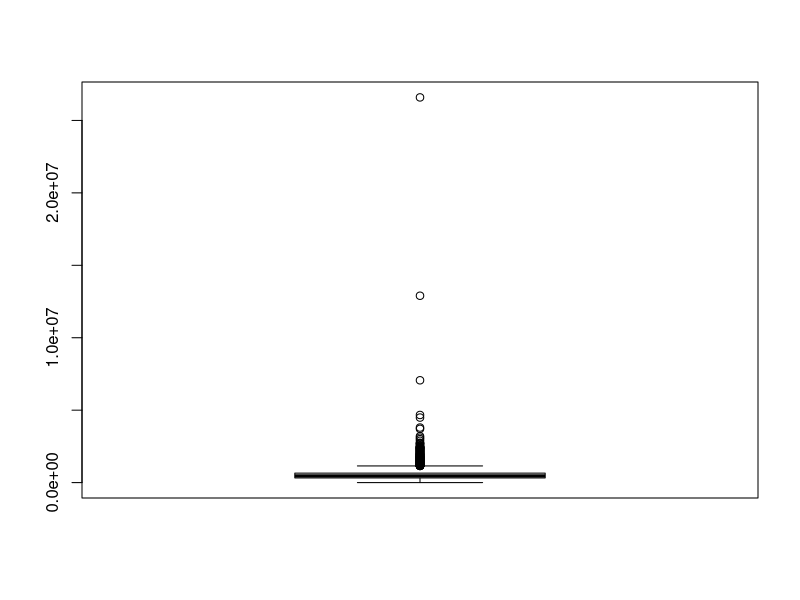
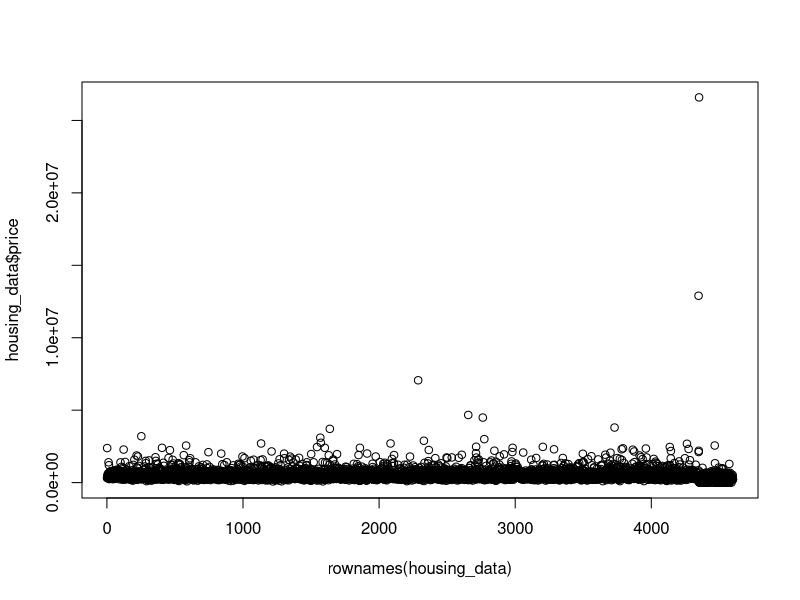
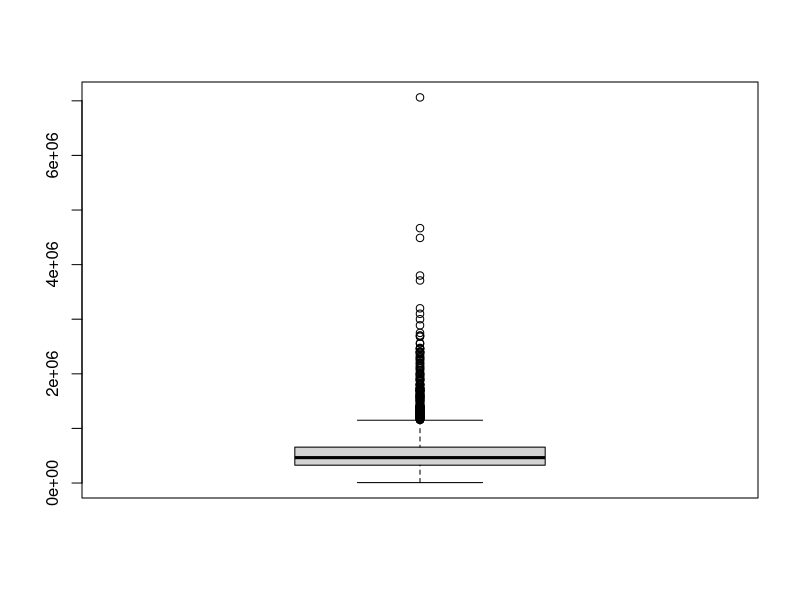
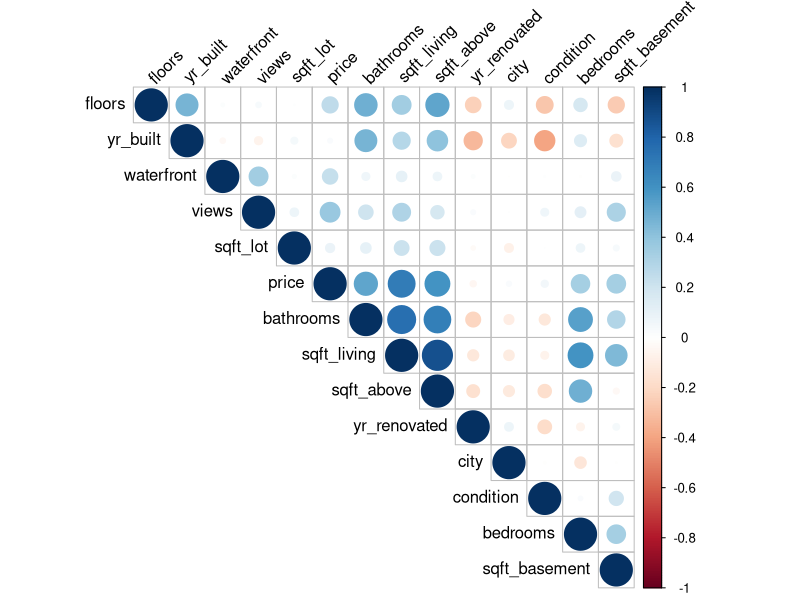
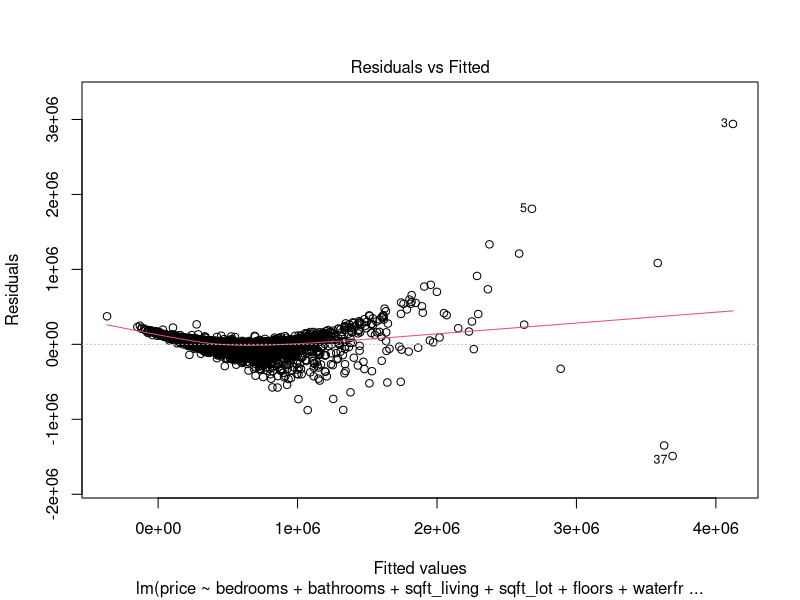
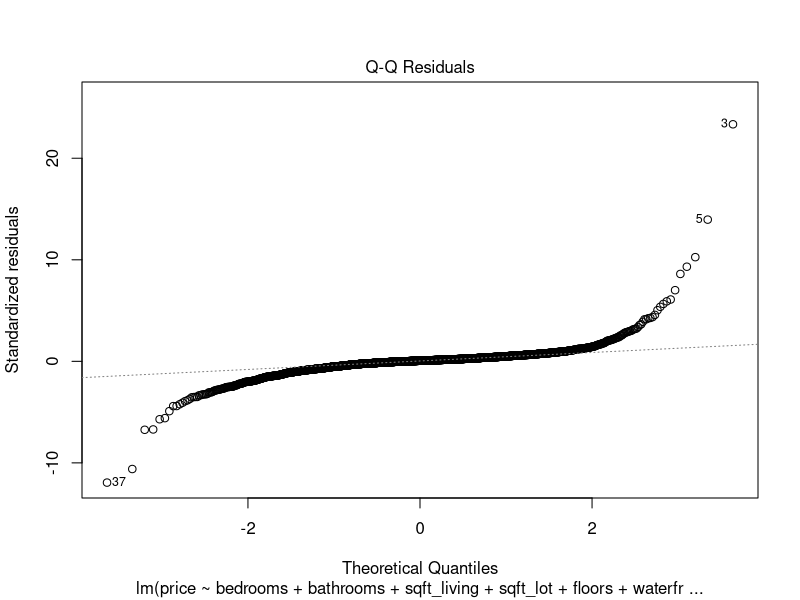
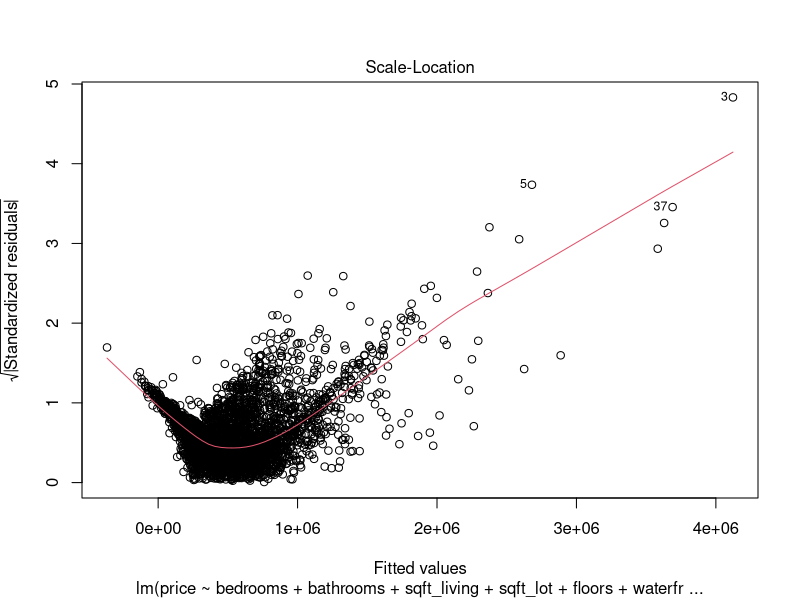
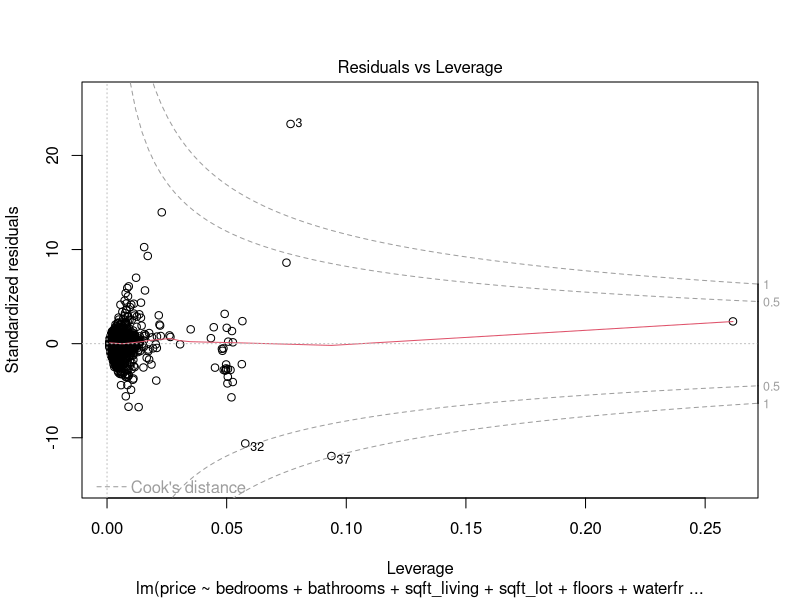

R code for these plots, in order:
#---
#Code for predicting housing prices
#Written by Lovisa Stenström 221101
#---
  
### INSTALL PACKAGES ###
install.packages("dplyr")
install.packages("corrplot")
install.packages("tidyverse")

### LOAD LIBRARIES###
library(dplyr)
library(corrplot)
library(tidyverse)

### READ IN DATA ###
housing_data <- read.csv(file = "housing-data.csv",
                         stringsAsFactors = TRUE)

#Show subset of data
head(housing_data)

### DATA EXPLORATION ###
#First, let's have a quick look at the summary statistics of the dataset.
summary(housing_data)

#We can for example see that some houses have been sold for 0$, we will remove those later.
#We also want to check NA values. 
anyNA(housing_data)

#There is no present in the data.

#We also want to check outliers. 
boxplot(housing_data$price)

#There are some prices here that stand out from the rest, we will probably remove at least the top two later,
#since these might confound the fitted regression line.
#Then, since we will predict housing prices, we want to make sure that there's no remarkable change of price over time in the dataset.
plot(rownames(housing_data),housing_data$price)

#This plot shows that it's not. It is only sold houses during a two month period here, so that makes sense.

### First feature selection ###
#After we quickly checked the quality of our data, we will start looking more closely into the variables.
#We can directly see that one variable isn't neccesary: Country. All houses are sold in the US. Therefore we can remove that feature. 
#Since we also just concluded that time is not affecting the price for this dataset, we will exclude that as well.

#There are also three other features that describe the geographic position of the house in three different ways: street, city and statezip.
#For now, we will proceed only with the city feature, as it is more detailed than state zip code, but less detailed than street.
transformed_data <- select(housing_data, -c(date, country, street, statezip))


### DATA CLEAN-UP ###
#Now when we have the features we will start building our regression from, we need to transform the categorical variables into numerical.
transformed_data$city <- as.numeric(transformed_data$city)
length(unique(transformed_data$city))

#City now ranges from 1-44, which means that there are 44 different cities present in the dataset.
#Now our data frame consists of a mix of numericals and integers, so we will transform our data to only be numerical.
transformed_data <- mutate_all(transformed_data, function(x) as.numeric(x))

#We want to exclude the houses sold for 0$, so we remove those. We will also remove the two biggest outliers.
transformed_data <- transformed_data %>% filter(price != 0)
transformed_data <- transformed_data %>% arrange(desc(price))
transformed_data <- transformed_data[-c(1,2),]
boxplot(transformed_data$price)

#Now the boxplot looks a bit better.

### SECOND FEATURE SELECTION ###

#We don't want to include features that highly correlate, so let's create a correlation matrix.
correlations <- cor(transformed_data)
corrplot(correlations, type = "upper", order = "hclust", 
         tl.col = "black", tl.srt = 45)


#We can see here that sqft living and sqft above are highly correlated, so we will not include sqft above.
transformed_data <- select(transformed_data, -sqft_above)

### TRAIN MODEL ###
#Now we can start training the first model. First, we need to split the data into training and test set.
#We will go for 80% in the training set, and 20% of the data in the test set.
#(Setting seed to get reproducible result)
set.seed(417)
idx <- sample(nrow(transformed_data), nrow(transformed_data)* 0.80)
housing_train <- transformed_data[idx,]
housing_test <- transformed_data[ -idx,]

#And now we will create our first simple linear regression to predict housing prices.
model_1 <- lm(price ~ bedrooms + bathrooms + sqft_living + sqft_lot + floors + waterfront + 
views + condition + sqft_basement + yr_built + yr_renovated + city,
data = housing_train)
summary(model_1)

#The summary of the regression shows us that the R squared is only 0.57, which isn't a really impressive fit.
#Additionally, the year renovated seems to be poorly correlated with house prices.
#We don't even want to procceed with this model, so we will try to engineer the featureas a bit in the next section.

### FEATURE ENGINEERING ###
#Since the original features don't really fit a great line to the data, we will try to engineer the features to better predict housing prices.
#Everyone that bought a housing knows that there are at least two more relevant variables determining the price: how many houses that are available in the area and price/sqft.
#Let's try to add those features based on the data we have.

#Add availability as a metric based on number of houses sold in the area during 2 month (the time period included in the dataset).
transformed_data$availability <- sapply(transformed_data$city,
                                        function(x) length(which(transformed_data$city == x)))

#Let's split the new data into training and test set again, and then train our second model.
idx <- sample(nrow(transformed_data), nrow(transformed_data)* 0.80)
housing_train <- transformed_data[idx,]
housing_test <- transformed_data[ -idx,]

model_2 <- lm(price ~ bedrooms + bathrooms + sqft_living + sqft_lot + floors + waterfront +
views + condition + sqft_basement + yr_built + yr_renovated + city +
availability, data = housing_train)
summary(model_2)

#We can see here that the availability seems to increase the fit a bit, but not much.
#Let's try with adding price/sqft.
transformed_data$price_p_sqft <- transformed_data$price/transformed_data$sqft_living
idx <- sample(nrow(transformed_data), nrow(transformed_data)* 0.80)
housing_train <- transformed_data[idx,]
housing_test <- transformed_data[ -idx,]

model_3 <- lm(price ~ bedrooms + bathrooms + sqft_living + sqft_lot + floors + waterfront +
                views + condition + sqft_basement + yr_built + yr_renovated + city +
                availability + price_p_sqft, data = housing_train)
summary(model_3)

#We can now see that the price/sqft drastically increase the fit to R squared = 0.88, which is much better than previously.
#It is also evident that most other features are not significant anymore when introducing the price/sqft variable.
#So those can probably be dropped without influencing model performance. However, we will move on and evaluate the predictions of our model now.

### EVALUATING MODEL ###
#Let's predict the prices on our test set.
housing_test$pred <- predict(model_3, housing_test)
predictions <- housing_test[,c(1,16)]
predictions$relative_error <- abs(housing_test$price - housing_test$pred)/housing_test$price #This won't translate well to the predictions under 0, but they are not so many.

#We can have a quick look at a few predictions.
predictions[1:20,]

#And then we will make some visualizations of our predictions.
#How is the fit to the regression line?
plot(model_3)

#How is the distribution of price predictions?
hist(housing_test$pred)

#We can directly spot one big flaw here in the predictions, some houses have been predicted to have a negative price value.
#This is obviously not possible but we will go ahead and estimate the error of our model using Root Mean Square Error anyway.
error_3 <- sqrt(mean((housing_test$price - housing_test$pred)^2))
print(error_3)

#This is a fairly large error and there are for sure room for improvement in the model.
#If we try to predict the prices using our second model, is the error better or worse?
housing_test$pred <- predict(model_2, housing_test)
error_2 <- sqrt(mean((housing_test$price - housing_test$pred)^2))
print(error_2)

#The error is much bigger for our second model, meaning that the featues engineering at least improved our model.

#Is there a relationship between real house price and relative error of the prediction?
plot(predictions$price, predictions$relative_error)

#Yes, it seems that the model has larger relative errors for the lower priced houses.

#### FUTURE IMPROVEMENTS ###

#Currently, we have a model that is fairy well fitted to the training data, but it performs quite bad, especially for lower priced houses.
#Maybe lower priced houses have been bought for less than asked price, and therefore the price doesn't follow what it is "supposed" to cost.
#But that is only speculation. Based on this result, it is aslo possible that the housing prices cannot really be predicted using a linear model,
#as prices might behave differently if they are cheap or expensive.

#There is still room for improvement in this model, one big is to get rid of negative predictions. If I had more time on building this model,
#I would probably look into possibilities of using other regression techniques, to ensure that a negative value cannot be predicted and explore non-linear fittings.

#When the model is good enough to not predict negative values, the error could also be computed using the Root Mean Square Logatitmic Error.
#This relative measure is more accurate in this case, as both lower and higher priced houses will contribute equally to the error, compared to measuring absolute error.
#However, it is not possible to compute that on negative values.

#Another thing is to look more into is to try to normalize or scale the features. This is something that is not included in this draft.

#Some features can probably also be removed since they don't contribute much to the predictions

#Otherwise, I would also look more into engineering the existing features to make them more descriptive and better at predicting house prices.
#For example, mean housing prices in each city/area.

#And as a last remark, this model doesn't at all take price changes over time into account, as probably is the case on most markets.
#For that, more advanced algorithms like taking moving averages into account would be needed.
